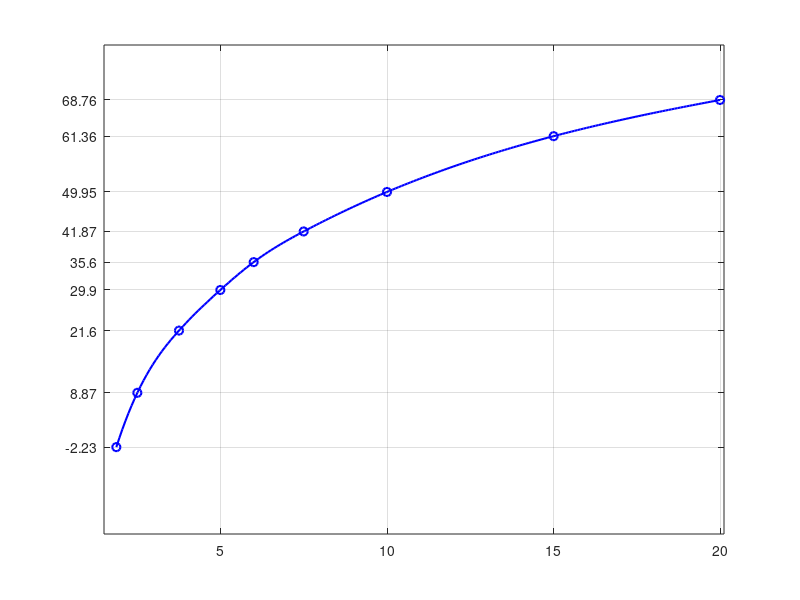

Source code (MATLAB): (Note: this script raises an error after producing the figure.)
clear all;
close all;
clc;

% data for Class A
data_A = [
0.030000000000000 40.000000000000
0.23000000000000 40.000000000000
0.23000000000000 47.000000000000
20.0000000000000 47.000000000000
];

% extraction of the columns from the read data
x_A = data_A(:, 1); % the first column represents the frequency in GHz
y_A = data_A(:, 2); % the second column represents the magnitudine in dB(μV/m)

%data for Class B
data_B = [
0.030000000000000 30.000000000000
0.23000000000000 30.000000000000
0.23000000000000 37.000000000000
20.0000000000000 37.000000000000
];

% extraction of the columns from the read data
x_B = data_B(:, 1); % the first column represents the frequency in GHz
y_B = data_B(:, 2); % the second column represents the magnitudine in dB(μV/m)

% Vector of apertures in mm
aperture = [19.98, 14.99, 9.99, 7.49, 5.99, 4.99, 3.75, 2.50, 1.87];
% E-field values in dB(μV/m) corresponding to 5 GHz
Efield = [68.76, 61.36, 49.95, 41.87, 35.60, 29.90, 21.60, 8.87, -2.23];
 
% Sort the data to ensure correct interpolation
[aperture, idx] = sort(aperture, 'descend');
Efield = Efield(idx);
 
% Create an aperture vector for interpolation
aperture_fine = linspace(min(aperture), max(aperture), 200);
 
% Interpolate the data using the 'spline' method
Efield_interpolated = interp1(aperture, Efield, aperture_fine, 'spline');
 
% Plot the graph
figure;
hold on; grid on; box on;

% Plot Class A
%plot(x_A, y_A, '--', 'LineWidth', 1.5, 'Color', 'r', 'DisplayName', 'Class A'); 
%hold on; % It keeps the figure opened for another plot

% Plot Class B
%plot(x_B, y_B, '--', 'LineWidth', 1.5, 'Color', 'g', 'DisplayName', 'Class B');

% Original points
plot(aperture, Efield, 'bo', 'LineWidth', 1.5, 'MarkerSize', 6, 'HandleVisibility', 'off');
 
% Interpolated curve
plot(aperture_fine, Efield_interpolated, 'b-', 'LineWidth', 1.5, 'HandleVisibility', 'off' );

% Manually add the -o symbol only in the legend
plot(nan, nan, '-ob', 'LineWidth', 1.5, 'DisplayName', 'Radiated E-field at 10 m');
 
xlim([1.5 20.1]);
% Find the interception ponts for Class A and Class B lines
y_limit_A = 47; % Class A value
y_limit_B = 37; % Class B value
 
% Find the indices where the interpolated curve crosses the thresholds
idx_A = find(abs(Efield_interpolated - y_limit_A) == min(abs(Efield_interpolated - y_limit_A)), 1);
idx_B = find(abs(Efield_interpolated - y_limit_B) == min(abs(Efield_interpolated - y_limit_B)), 1);

% Find the intersection points with thresholds 37 and 47 using linear interpolation
x_int_A = interp1(Efield_interpolated, aperture_fine, y_limit_A, 'linear');
x_int_B = interp1(Efield_interpolated, aperture_fine, y_limit_B, 'linear');

% Extract the coordinates of the intersection points
%x_int_A = aperture_fine(idx_A);
y_int_A = Efield_interpolated(idx_A);
 
%x_int_B = aperture_fine(idx_B);
y_int_B = Efield_interpolated(idx_B);



%ticks for y axis
yticks(sort(Efield, 'ascend'));
yticklabels(string(sort(Efield, 'ascend')));

% ticks for x axis
xticks(sort(aperture, 'ascend'));
xticklabels(string(sort(aperture, 'ascend')));

% point of intersection
plot(x_int_A, y_limit_A, 'ro', 'MarkerSize', 8, 'LineWidth', 2, 'DisplayName', 'Intersection with Class A Limit at 10 m');
plot(x_int_B, y_limit_B, 'go', 'MarkerSize', 8, 'LineWidth', 2, 'DisplayName', 'Intersection with Class B Limit at 10 m');
 
% coordinate y label
text(x_int_A, y_limit_A + 0.3, sprintf('y: %.2f ', y_limit_A), ...
    'VerticalAlignment', 'bottom', 'HorizontalAlignment', 'right', 'Color', 'k');
 
text(x_int_B, y_limit_B + 0.3, sprintf('y: %.2f  ', y_limit_B), ...
    'VerticalAlignment', 'bottom', 'HorizontalAlignment', 'right', 'Color', 'k');

% coordinate x label
text(x_int_A - 0.24, y_limit_A + 3.5, sprintf('x: %.2f ', x_int_A), ...
    'VerticalAlignment', 'bottom', 'HorizontalAlignment', 'right', 'Color', 'k');
 
text(x_int_B - 0.24, y_limit_B + 3.5, sprintf('x: %.2f  ', x_int_B), ...
    'VerticalAlignment', 'bottom', 'HorizontalAlignment', 'right', 'Color', 'k');

 
% lines for class A and B CISPR limits
yline(y_limit_A, '--r', 'DisplayName', 'Class A Limit at 10 m');
yline(y_limit_B, '--g', 'DisplayName', 'Class B Limit at 10 m');
fontsize(20,"points");


xlabel('Aperture Side [mm]');
ylabel('Radiated E-Field at 5GHz [dB_{\mu V/m}]');
%title('E-Field at 5GHz as a function of the aperture');
legend('Location', 'best');
hold off;